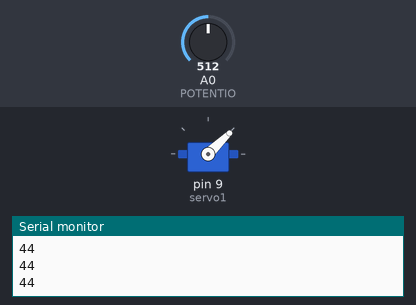
Recording of a sketch running on a simulated Arduino Uno, built with avr-gcc and run on an emulated ATmega328P. On the bench: servo, the last lines printed to the serial monitor. The inputs (shaded band) are chosen by the test bench; at power-on: A0 (POTENTIO) = 512.

Above: at 1.2 s.
1.3 s: A0 (POTENTIO) set to 716
At 1.6 s:
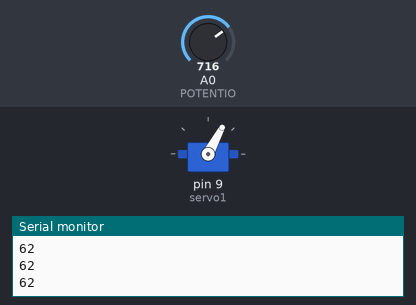
2.8 s: A0 (POTENTIO) set to 1023
At 3.9 s:
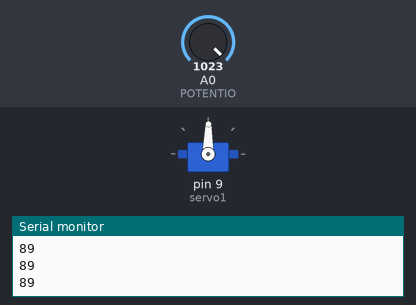
4.3 s: A0 (POTENTIO) set to 306
At 5.0 s:
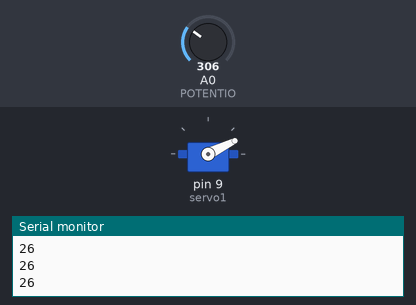
5.8 s: A0 (POTENTIO) set to 122
At 6.2 s:
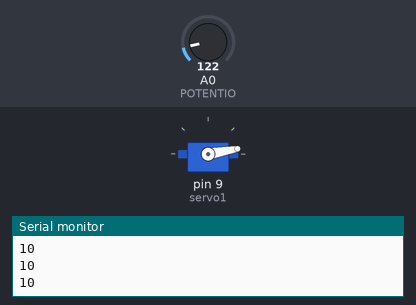
7.3 s: A0 (POTENTIO) set to 511
At 8.5 s:
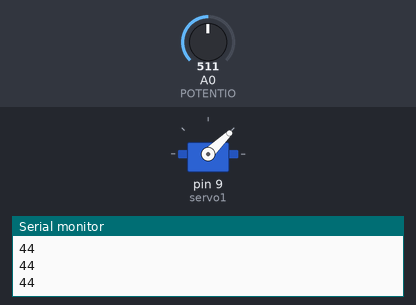
Timing chart, 0 to 9.8 s (numbered marks = the images above; inputs shaded):
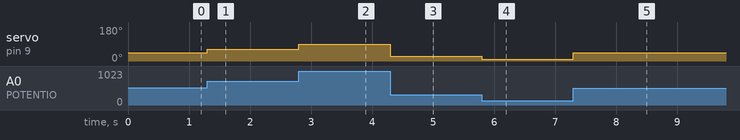

The sketch:

Code5Updated.ino
```cpp
#include <Servo.h>

Servo servo1;
const int POTENTIO = A0;

void setup() {
  Serial.begin(9600);
  servo1.attach(9);
}

void loop() {
  int angle = map(analogRead(POTENTIO), 0, 1023, 0, 89);
  servo1.write(angle);
  Serial.println(angle);
  delay(5);
}
```

Measured:
- after the input at 1.3 s, servo on pin 9 (servo1): 44° → 62° at once
- after the input at 2.8 s, servo on pin 9 (servo1): 62° → 89° at once
- after the input at 4.3 s, servo on pin 9 (servo1): 89° → 26° at once
- after the input at 5.8 s, servo on pin 9 (servo1): 26° → 10° at once
- after the input at 7.3 s, servo on pin 9 (servo1): 10° → 44° at once
